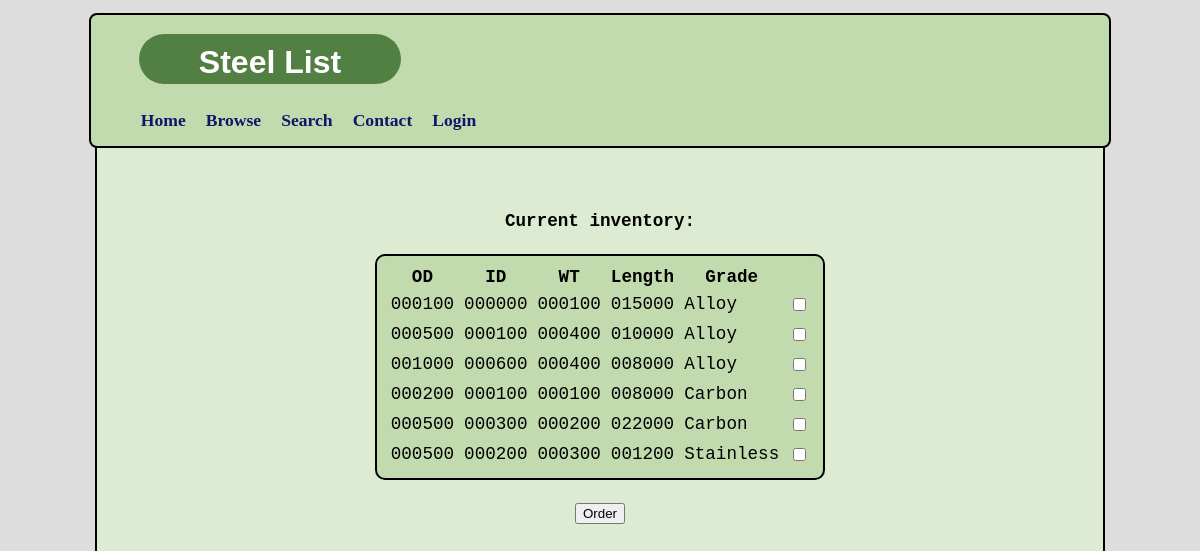
Screenshot of /browse.php with the database file from the repository.
### tables this page shows
CREATE TABLE IF NOT EXISTS `inventory` (
  `OutD` int(10) unsigned NOT NULL,
  `InD` int(10) unsigned NOT NULL,
  `WT` int(10) unsigned NOT NULL,
  `Length` int(10) unsigned NOT NULL,
  `Grade` text NOT NULL,
  `id` int(10) unsigned NOT NULL AUTO_INCREMENT,
  PRIMARY KEY (`id`)
);

### config.php (called while the page is built, shortened)
<?php
$sessact = FALSE;
?>

### browse.php (the view, shortened to what this page needs)
<?php
	require_once 'template.php';
	$priority = "Grade";
	$sql = "SELECT id, OutD, InD, WT, Length, Grade FROM inventory ORDER BY $priority;";
	$message = "<br/>";
	echo "<br/><p class='welcome'><strong>Current inventory:</strong></p>";
	if (!($result = $db->query($sql))) {
		$message .= logQueryFail($db, $sql);
	} else {
		echo	"<form method='post' name='subbrowse' action='checkout'><table>" .
			"<thead><th>OD</th><th>ID</th><th>WT</th><th>Length</th><th>Grade</th></thead>";
		while ($row = $result->fetch_array()) {
			$piecenum = $row['id'];
			echo "<tr>";
			foreach ($row as $field=>$entry) {
				if (preg_match("#[A-z]+#", $field) && $field != 'id') {
					if (preg_match("#^[0-9]+$#", $entry)) {
						echo "<td>" . sprintf('%06d', $entry) . "</td>";
					} else {
						echo "<td>$entry</td>";
					}
				}
			}
			echo "<td><input type='checkbox' name='actPiece[]' value=$piecenum></td></tr>";
		}
		echo	"</table><div class='center'><input type='submit' name='subbrowse' value='Order'>" .
			"</div></form>";
	}
	echo $message;
	require_once 'footer.php';
?>

### template.php (shortened to what this page needs)
<!DOCTYPE html PUBLIC "-//W3C//DTD XHTML 1.0 Transitional//EN" "http://www.w3.org/TR/xhtml1/DTD/xhtml1-transitional.dtd">
<html>
<div class="content">
<head><div class="header"><span>
<link type="text/css" rel="stylesheet" href="style.css"/>
<h1>Steel List</h1>
<ul>
        <li><a href='/'>Home</a></li>
	<li><a href='browse'>Browse</a></li>
        <li><a href='search'>Search</a></li>
        <li><a href='contact'>Contact</a></li>
<?php
        require_once '../config.php';
        if ($sessact) {
		echo "<li><a href='checkout'>Cart</a></li>";
                echo "<li><a href='userhome'>$useract_name</a></li>";
        } else {
                echo "<li><a href='register'>Login</a></li>";
        }
?>
</ul>
</span></div></head>
<body>

### footer.php (shortened to what this page needs)
</body>
</div>
</html>

### style.css (style rules this page uses)
.content { min-height: 48em; width: 85%; margin-top: 1.2em; margin-left: auto; margin-right: auto; // position: static; background-color: #ddebd3; border: 2px solid; padding-bottom: 9em; }
.header { background-color: #c1dbae; height: 8.2em; margin: -0.5em; border: 2px solid; border-radius: 0.5em; }
.header h1 { text-align: center; font-family: stardos-stencil, helvetica; color: white; background-color: #518042; padding-top: 0.3em; padding-bottom: 0.1em; width: 8.2em; border-radius: 10em; margin: 0.6em 0em 0.3em 1.5em; position: static; behavior: url(PIE.htc); }
.header ul { list-style-type:none; }
.header li { float: left; padding: 10px; }
.header a { display: inline; width: 50px; font-family: "Times New Roman"; font-size: 1.1em; font-weight: bold; color: #101669; }
a { text-decoration: none; }
body { background-color: #dddddd; }
table { background-color: #c1dbae; font-family: "Courier"; font-size: 1.1em; margin: 1.3em auto; border: 2px solid black; border-radius: 10px; padding: 8px; position: relative; // behavior: url(/border-radius.htc); //IE6-8 //nvm doesn't work with 9 border-collapse: collapse; //IE }
td { padding: 4px; text-align: left; }
input { text-align: right; }
p { font-family: "Courier"; font-size: 1.1em; text-align: center; }
.welcome { margin-top: 3em; }
.center { text-align: center; margin: 0 auto; }

### rows the page displays
inventory: OutD "000100", InD "000000", WT "000100", Length "015000", Grade "Alloy"
inventory: OutD "000500", InD "000100", WT "000400", Length "010000", Grade "Alloy"
inventory: OutD "001000", InD "000600", WT "000400", Length "008000", Grade "Alloy"
inventory: OutD "000200", InD "000100", WT "000100", Length "008000", Grade "Carbon"
inventory: OutD "000500", InD "000300", WT "000200", Length "022000", Grade "Carbon"
inventory: OutD "000500", InD "000200", WT "000300", Length "001200", Grade "Stainless"
